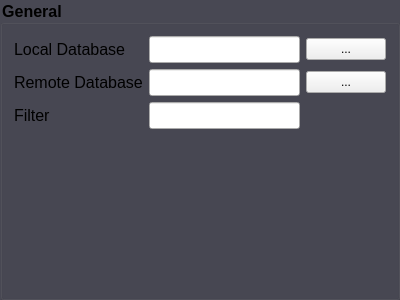
<?xml version="1.0" encoding="UTF-8"?>
<ui version="4.0">
 <class>RepositorySettings</class>
 <widget class="QGroupBox" name="RepositorySettings">
  <property name="geometry">
   <rect>
    <x>0</x>
    <y>0</y>
    <width>400</width>
    <height>300</height>
   </rect>
  </property>
  <property name="font">
   <font>
    <pointsize>12</pointsize>
    <weight>75</weight>
    <bold>true</bold>
   </font>
  </property>
  <property name="windowTitle">
   <string>GroupBox</string>
  </property>
  <property name="styleSheet">
   <string notr="true">QGroupBox 
{
    background-color: #484853
}</string>
  </property>
  <property name="title">
   <string>General</string>
  </property>
  <layout class="QGridLayout" name="gridLayout">
   <item row="1" column="0">
    <widget class="QLabel" name="label_2">
     <property name="font">
      <font>
       <pointsize>12</pointsize>
      </font>
     </property>
     <property name="text">
      <string>Remote Database</string>
     </property>
    </widget>
   </item>
   <item row="1" column="1">
    <widget class="QLineEdit" name="remotePathEdit">
     <property name="font">
      <font>
       <pointsize>12</pointsize>
      </font>
     </property>
    </widget>
   </item>
   <item row="0" column="1">
    <widget class="QLineEdit" name="localPathEdit">
     <property name="font">
      <font>
       <pointsize>12</pointsize>
      </font>
     </property>
    </widget>
   </item>
   <item row="0" column="2">
    <widget class="QPushButton" name="localPathBtn">
     <property name="text">
      <string>...</string>
     </property>
    </widget>
   </item>
   <item row="2" column="1">
    <widget class="QLineEdit" name="filterEdit">
     <property name="font">
      <font>
       <pointsize>12</pointsize>
      </font>
     </property>
    </widget>
   </item>
   <item row="2" column="0">
    <widget class="QLabel" name="label_3">
     <property name="font">
      <font>
       <pointsize>12</pointsize>
      </font>
     </property>
     <property name="text">
      <string>Filter</string>
     </property>
    </widget>
   </item>
   <item row="1" column="2">
    <widget class="QPushButton" name="remotePathBtn">
     <property name="text">
      <string>...</string>
     </property>
    </widget>
   </item>
   <item row="0" column="0">
    <widget class="QLabel" name="label">
     <property name="font">
      <font>
       <pointsize>12</pointsize>
      </font>
     </property>
     <property name="text">
      <string>Local Database</string>
     </property>
    </widget>
   </item>
   <item row="3" column="0">
    <spacer name="verticalSpacer">
     <property name="orientation">
      <enum>Qt::Vertical</enum>
     </property>
     <property name="sizeHint" stdset="0">
      <size>
       <width>20</width>
       <height>40</height>
      </size>
     </property>
    </spacer>
   </item>
  </layout>
 </widget>
 <resources>
  <include location="../../../resources.qrc"/>
 </resources>
 <connections/>
</ui>
